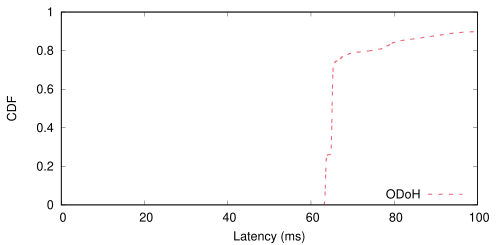

Write the gnuplot code that produced this figure.
load "../../../style.gpi"
# Override with Tol bright palette
set style line 1 linecolor rgb "#4477AA"
set style line 2 linecolor rgb "#EE6677"
set style line 3 linecolor rgb "#228833"
set style line 4 linecolor rgb "#CCBB44"
set style line 5 linecolor rgb "#AA3377"
set output "cdf_zipf.eps"
set xlabel "Latency (ms)"
set ylabel "CDF"
set xrange [0:100]
set yrange [0:1]
set key bottom right

plot "odoh_zipf.cdf" using 1:2 with lines ls 2 dt 2 lw 3 title "ODoH"
